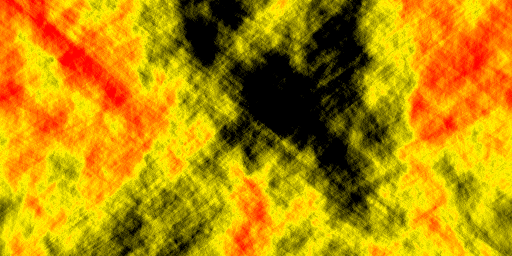

Write Python code to recreate this figure.
#!/usr/bin/python
########################################################################################################################
# This script generates planet surface like "Star Control 2" game did.
# It uses the so called "Fault Formation" algorithm. You can find its detailed description in the internet.
# The algorithm generates 8 bit "grayscale" planet surface image consisting of pixels with values from 0 to 255.
# Those pixels are then "colorized" by mapping each value to RGB color.
#
# Base elevation parameter sets the initial value of all "grayscale" pixels before the algorithm starts working.
# For each iteration of the algorithm two non-intersecting random lines are generated from the top to the bottom
# margin of the surface so that they divide area into two parts. Pixel values from one part are incremented by the 
# elevation delta parameter. Pixels from the other part are decremented by the same value. After a given number
# of iterations a "grayscale" surface is generated.
#
# The next step is "colorizing" the surface. The colorizing is done by applying linear gradients between color nodes.
# When the script starts there're two color nodes that map surface 8 bit pixels from black to white. You may click on
# a color node to change its color. Also you may click on a gradient to create new color node. To delete color node,
# right click on it.
#
# When you're done generating and colorizing the planet's surface, you may left click on the surface image to save it
# as a PNG image. Also space.py script will be started to render the planet in a separate OpenGL window.
#
# If you have any suggestions, comments or propositions, feel free to write me a letter to 
# Maksym Ganenko <buratin.barabanus at Google Mail>
########################################################################################################################

import random, numpy, time, os, atexit
import traceback, threading, subprocess
import Tkinter, tkColorChooser, PngImagePlugin
from Tkinter import *
from ttk import *
from PIL import Image, ImageTk, ImageDraw

IMAGE_WIDTH         = 512
IMAGE_HEIGHT        = 256
OUTPUT_FILE         = "planet.png"

PARAMS              = [
    ("name",            "title",                "min",      "max",          "format",   "value"),
    ("iterationsNum",   "Iterations num",       0,          10000,          "%d",       2000),
    ("baseElevation",   "Base elevation",       0,          255,            "%d",       100),
    ("elevationDelta",  "Elevation delta",      0,          10,             "%d",       2),
    ("randomSeed",      "Random seed",          0,          0xffffffff,     "%8X",      random.randint(0, 0xffffffff))
]

########################################################################################################################

gRoot               = Tk()

gPlanetSourceImage  = None
gPlanetCanvasImage  = None
gPlanetPalette      = None

gGenerateThread     = None
gSphereProc         = None

gColorMapFrame      = None
gColorMapItems      = None

gProgressCanvas     = None
gStatusLabel        = None

gNonHoverColor      = None

gProgressVar        = DoubleVar(value = 0)
gParamsMap          = { }

########################################################################################################################

def createParam(params, name, value, format):
    param, label = IntVar(value = value), StringVar(value = value)
    param.trace("w", lambda *foo: label.set(format % param.get()))
    params[name] = param
    return param, label

def extractColor(widget):
    return widget.winfo_rgb(widget.cget("bg"))

def interpolateColor(k, colorStart, colorFinish):
    r = int(numpy.interp(k, [0, 1], [colorStart[0], colorFinish[0]])) >> 8
    g = int(numpy.interp(k, [0, 1], [colorStart[1], colorFinish[1]])) >> 8
    b = int(numpy.interp(k, [0, 1], [colorStart[2], colorFinish[2]])) >> 8
    return (r, g, b)

def createColorMapButton(color):
    w = Canvas(gColorMapFrame, width = 20, height = 20, bg = color)
    w.bind("<ButtonRelease-1>", onChooseColor)
    w.bind("<ButtonRelease-2>", onDeletePoint)
    w.bind("<Enter>", onHoverEnter)
    w.bind("<Leave>", onHoverLeave)
    return w

def createColorMapGradient():
    w = Canvas(gColorMapFrame, width = 20, height = 10)
    w.bind("<ButtonRelease-1>", onGradientClick)
    w.bind("<Enter>", onHoverEnter)
    w.bind("<Leave>", onHoverLeave)
    return w

def showStatus(text):
    gStatusLabel.config(text = text)
    gStatusLabel.grid()
    gStatusLabel.update()
    gStatusLabel.after(1000, lambda: gStatusLabel.grid_remove())

def onSaveTexture(event):
    if not gPlanetSourceImage or gGenerateThread.isAlive(): return
    if event.widget.cget("highlightbackground") == gNonHoverColor: return
    
    # generate meta information

    meta = PngImagePlugin.PngInfo()
    for key in gParamsMap.keys():
        meta.add_text(key, str(gParamsMap[key].get()))
    for i in range(0, len(gColorMapItems), 2):
        meta.add_text("color%d" % (i // 2), gColorMapItems[i].cget("bg"))

    # save image

    gPlanetSourceImage.convert("RGB").save(OUTPUT_FILE, pnginfo = meta)
    showStatus("Saved to " + OUTPUT_FILE)

    # start 3d sphere process

    global gSphereProc
    if gSphereProc: gSphereProc.kill()

    w, h = gRoot.winfo_reqwidth(), gRoot.winfo_reqheight()
    top = gRoot.winfo_children()[0]
    gSphereProc = subprocess.Popen([
        "python", "space.py",
        "--texture", OUTPUT_FILE,
        "--winsize", "{0};{0}".format(h),
        "--winpos", "{0};{1}".format(gRoot.winfo_x() + w, top.winfo_rooty())
    ])

def onProgressUpdate(*ignore):
    value = gProgressVar.get()
    canvas = gProgressCanvas
    canvas.delete(ALL)
    canvas.create_rectangle(0, 0, int(IMAGE_WIDTH // 2 * value), 20, fill = "#777777", outline = "#777777")
    if value > 0: canvas.grid()
    else:         canvas.after(1, lambda: canvas.grid_remove())

def onGradientClick(event):
    if event.widget.cget("highlightbackground") == gNonHoverColor: return
    if event.widget.winfo_width() <= 60: return

    # create new gradient and button at given position
    index = gColorMapItems.index(event.widget)
    start = extractColor(gColorMapItems[index - 1])
    finish = extractColor(gColorMapItems[index + 1])
    color = "#%02x%02x%02x" % interpolateColor(0.5, start, finish)

    gColorMapItems.insert(index, createColorMapButton(color))
    gColorMapItems.insert(index, createColorMapGradient())

    generatePalette()

def onDeletePoint(event):
    if event.widget.cget("highlightbackground") == gNonHoverColor: return
    if len(gColorMapItems) == 3: return
    event.widget.config(highlightbackground = gNonHoverColor)   
    index = gColorMapItems.index(event.widget)

    # shift colors
    for i in range(index, len(gColorMapItems) - 2, 2):
        gColorMapItems[i].config(bg = gColorMapItems[i + 2].cget("bg"))

    for i in range(2):
        gColorMapFrame.columnconfigure(len(gColorMapItems) - 1, weight = 0)
        w = gColorMapItems.pop()
        w.grid_forget()
        w.destroy()

    generatePalette()

def onChooseColor(event):
    if event.widget.cget("highlightbackground") == gNonHoverColor: return
    event.widget.config(highlightbackground = gNonHoverColor)
    (rgb, hex) = tkColorChooser.askcolor(event.widget.cget("bg"))
    if hex:
        event.widget.config(bg = hex)
        generatePalette()

def onHoverEnter(event):
    event.widget.config(highlightbackground = "#777777")

def onHoverLeave(event):
    event.widget.config(highlightbackground = gNonHoverColor)

def generatePalette():
    for i, w in enumerate(gColorMapItems):
        if i % 2 == 0:
            w.grid(row = 0, column = i)
        else:
            w.grid(row = 0, column = i, sticky = W + E, padx = (5, 8))
            gColorMapFrame.columnconfigure(i, weight = 1)

    palette = [ ]
    gradientsNum = len(gColorMapItems) // 2
    for i in range(gradientsNum):
        canvas = gColorMapItems[i * 2 + 1]
        start = extractColor(gColorMapItems[i * 2])
        finish = extractColor(gColorMapItems[i * 2 + 2])
        
        paletteLen = int(round(256 * (i + 1) / gradientsNum)) - int(round(256 * i / gradientsNum))
        for k in range(paletteLen):
            palette += list(interpolateColor(float(k) / (paletteLen - 1), start, finish))
        
        canvas.update()
        canvas.delete(ALL)
        width = canvas.winfo_width()
        for k in range(width):
            canvas.create_line(k, 0, k, 100, 
                    fill = "#%02x%02x%02x" % interpolateColor(float(k) / (width - 1), start, finish))

    global gPlanetPalette
    gPlanetPalette = palette
    if gPlanetSourceImage:
        gPlanetSourceImage.putpalette(palette)
        gPlanetCanvasImage.paste(gPlanetSourceImage)

########################################################################################################################

class GenerateThread(threading.Thread):
    def __init__(self, **params):
        threading.Thread.__init__(self)
        self.iterationsNum, self.baseElevation = params["iterationsNum"].get(), params["baseElevation"].get()
        self.elevationDelta, self.randomSeed = params["elevationDelta"].get(), params["randomSeed"].get()
        self.stopped = False

    def stop(self):
        self.stopped = True

    def run(self):
        random.seed(self.randomSeed)

        image = Image.new("I", (IMAGE_WIDTH, IMAGE_HEIGHT), self.baseElevation)
        imageArray = numpy.asarray(image)
        stepImage = Image.new("I", (IMAGE_WIDTH, IMAGE_HEIGHT), 0)
        renderer = ImageDraw.Draw(stepImage)

        tprogress = time.clock()
        for i in range(self.iterationsNum):
            if self.stopped: return

            # update progress bar
            if time.clock() - tprogress > 0.15:
                gProgressVar.set(float(i) / self.iterationsNum)
                tprogress = time.clock()

            if random.randint(1, 2) == 1:
                color1, color2 = self.elevationDelta, -self.elevationDelta
            else:
                color1, color2 = -self.elevationDelta, self.elevationDelta

            line0 = (random.randint(0, IMAGE_WIDTH), random.randint(0, IMAGE_WIDTH))
            line1 = (random.randint(0, IMAGE_WIDTH - 1) + line0[0] + 1, random.randint(0, IMAGE_WIDTH - 1) + line0[1] + 1)

            renderer.rectangle([0, 0, IMAGE_WIDTH, IMAGE_HEIGHT], fill = color1)

            p0 = (line0[0], 0)
            p1 = (line1[0], 0)
            p2 = (line1[1], IMAGE_HEIGHT)
            p3 = (line0[1], IMAGE_HEIGHT)
            renderer.polygon([p0, p1, p2, p3], fill = color2)

            p0 = (p0[0] - IMAGE_WIDTH, p0[1])
            p1 = (p1[0] - IMAGE_WIDTH, p1[1])
            p2 = (p2[0] - IMAGE_WIDTH, p2[1])
            p3 = (p3[0] - IMAGE_WIDTH, p3[1])
            renderer.polygon([p0, p1, p2, p3], fill = color2)

            imageArray = imageArray + numpy.asarray(stepImage)

        global gPlanetSourceImage
        gPlanetSourceImage = Image.fromarray(imageArray).convert(mode = "P")
        gPlanetSourceImage.putpalette(gPlanetPalette)
        gPlanetCanvasImage.paste(gPlanetSourceImage)
        gProgressVar.set(0)

def generateSurface(*ignored):
    global gGenerateThread
    if gGenerateThread: gGenerateThread.stop()
    for param in gParamsMap.keys():
        gParamsMap[param].set(gParamsMap[param].get())
    gGenerateThread = GenerateThread(**gParamsMap)
    gGenerateThread.start()

########################################################################################################################

gRoot.title("Planet surface generator")

top = Frame(gRoot)
top.grid(sticky = W + E + S + N)
top.columnconfigure(1, weight = 1)

# canvas

w = Canvas(top, width = IMAGE_WIDTH, height = IMAGE_HEIGHT)
w.bind("<ButtonRelease-1>", onSaveTexture)
w.bind("<Enter>", onHoverEnter)
w.bind("<Leave>", onHoverLeave)
w.grid(row = 0, column = 0, columnspan = 3, padx = 5, pady = 5)
gPlanetCanvasImage = ImageTk.PhotoImage(Image.new("P", (IMAGE_WIDTH, IMAGE_HEIGHT), 0))
w.create_image(w.winfo_reqwidth() // 2, w.winfo_reqheight() // 2, image = gPlanetCanvasImage)
gNonHoverColor = w.cget("highlightbackground")

# color map

gColorMapFrame = Frame(top, width = IMAGE_WIDTH, height = 25)
gColorMapFrame.grid(row = 1, column = 0, columnspan = 3, sticky = W + E, padx = 5, pady = 5)

gColorMapItems = [ createColorMapButton("black"), createColorMapGradient(), createColorMapButton("white") ]

# params

header = PARAMS[0]
for i, record in enumerate(PARAMS[1:]):
    r = dict(zip(header, record))
    param, label = createParam(gParamsMap, r["name"], r["value"], r["format"])

    w = Label(top, text = r["title"])
    w.grid(row = 2 + i, column = 0, sticky = W, padx = 5, pady = 5)

    w = Scale(top, from_ = r["min"], to = r["max"], variable = param,
            orient = HORIZONTAL, command = generateSurface)
    w.grid(row = 2 + i, column = 1, sticky = W + E, padx = 5, pady = 5)

    w = Tkinter.Label(top, textvariable = label, width = 9, fg = "white", bg = "black")
    w.grid(row = 2 + i, column = 2, sticky = E, padx = 5, pady = 5)

# progress bar

gProgressVar.trace("w", onProgressUpdate)
w = Canvas(top, width = IMAGE_WIDTH // 2, height = 10)
w.grid(row = 0, column = 0, columnspan = 3, padx = 5, pady = 5)
gProgressCanvas = w

# status label

w = Tkinter.Label(top, text = "", bg = "black", fg = "white")
w.grid(row = 0, column = 0, columnspan = 3, padx = 5, pady = 5)
w.grid_remove()
gStatusLabel = w

generatePalette()
generateSurface()

atexit.register(lambda: gSphereProc and gSphereProc.kill())

gRoot.resizable(width = False, height = False)
gRoot.focus_force()
gRoot.mainloop()

########################################################################################################################